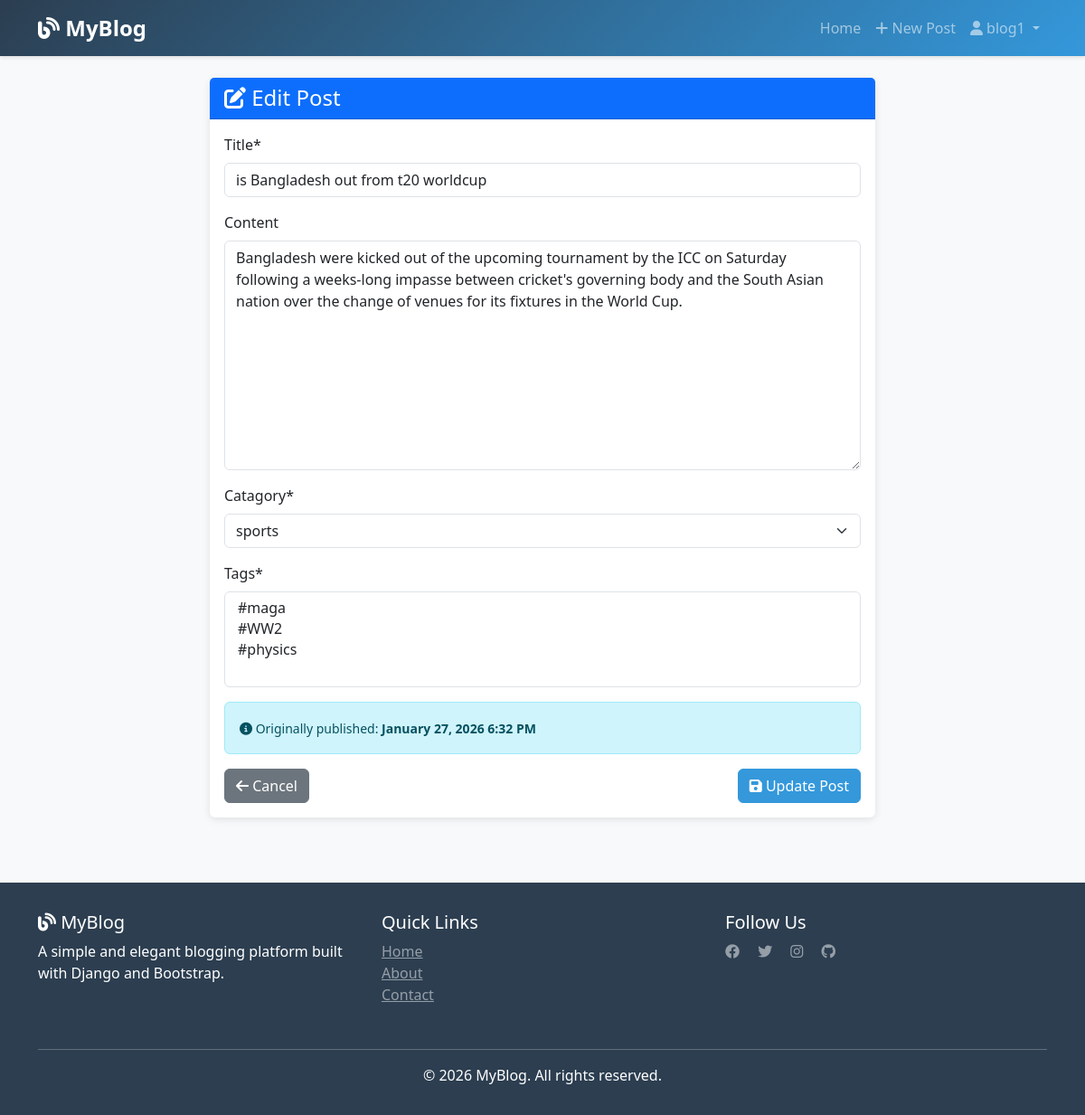
Screenshot of /post/3/update/ (signed in) with the database file from the repository.
### blog/models.py (models this page shows, shortened)
class Post(models.Model):
    title=models.CharField(max_length=100)
    content=RichTextField(blank=True, null=True)
    author=models.ForeignKey(User, on_delete=models.CASCADE)
    created_at=models.DateTimeField(auto_now_add=True)
    updated_at=models.DateTimeField(auto_now=True)
    Catagory=models.ForeignKey(Catagory, on_delete=models.SET_NULL , null=True)
    tags=models.ManyToManyField(Tag)
    view_count=models.PositiveBigIntegerField(default=0)
    liked_users=models.ManyToManyField(User, related_name='liked_posts')

### blog/views.py (the view)
# urls.py: path('post/<int:id>/update/', views.post_update, name='post_update'),
@login_required
def post_update(request,id):
   post=get_object_or_404(Post,id=id)
   if request.method=='POST':
      form= PostForm(data=request.POST,instance=post)
      if form.is_valid():
          post.save()
          return redirect('post_detail',id=post.id)
   else:
         form=PostForm(instance=post)
   return render(request,'blog/post_create.html',{'form': form})

### blog/forms.py
class PostForm(forms.ModelForm):
    class Meta:
        model = Post
        fields = ['title', 'content', 'Catagory', 'tags']

### blog/models.py (called while the page is built)
    def __str__(self):
        return self.name

    def __str__(self):
        return self.name

### templates/blog/post_create.html (shortened to what this page needs)
{% extends 'base.html' %}
{% load crispy_forms_tags %}
{% block content %}
<div class="row justify-content-center">
    <div class="col-lg-8">
        <div class="card">
            <div class="card-header bg-primary text-white">
                <h4 class="mb-0">
                    {% if form.instance.pk %}
                        <i class="fas fa-edit"></i> Edit Post
                    {% else %}
                        <i class="fas fa-pen-fancy"></i> Create New Post
                    {% endif %}
                </h4>
            </div>
            <div class="card-body">
                <form method="POST">
                    {{ form|crispy }}
                    {% if form.instance.pk %}
                    <div class="alert alert-info mb-3">
                        <small>
                            <i class="fas fa-info-circle"></i>
                            Originally published: <strong>{{ form.instance.created_at|date:"F d, Y g:i A" }}</strong>
                        </small>
                    </div>
                    {% endif %}
                    <div class="d-flex gap-2 justify-content-between">
                        <div>
                            {% if form.instance.pk %}
                                <a href="{% url 'post_detail' form.instance.id %}" class="btn btn-secondary">
                                    <i class="fas fa-arrow-left"></i> Cancel
                                </a>
                            {% else %}
                                <a href="{% url 'post_list' %}" class="btn btn-secondary">
                                    <i class="fas fa-arrow-left"></i> Cancel
                                </a>
                            {% endif %}
                        </div>
                        <button type="submit" class="btn btn-primary">
                            <i class="fas fa-save"></i>
                            {% if form.instance.pk %}Update Post{% else %}Publish Post{% endif %}
                        </button>
                    </div>
                </form>
            </div>
        </div>
    </div>
</div>
{% endblock %}

### templates/base.html (shortened to what this page needs)
<!DOCTYPE html>
<html lang="en">
<head>
    <link href="https://cdn.jsdelivr.net/npm/bootstrap@5.3.0/dist/css/bootstrap.min.css" rel="stylesheet">
    <link rel="stylesheet" href="https://cdnjs.cloudflare.com/ajax/libs/font-awesome/6.4.0/css/all.min.css">
</head>
<body>
    <nav class="navbar navbar-expand-lg navbar-dark">
        <div class="container">
            <a class="navbar-brand" href="{% url 'post_list' %}">
                <i class="fas fa-blog"></i> MyBlog
            </a>
            <div class="collapse navbar-collapse" id="navbarNav">
                <ul class="navbar-nav ms-auto">
                    <li class="nav-item">
                        <a class="nav-link" href="{% url 'post_list' %}">Home</a>
                    </li>
                    {% if user.is_authenticated %}
                        <li class="nav-item">
                            <a class="nav-link" href="{% url 'post_create' %}">
                                <i class="fas fa-plus"></i> New Post
                            </a>
                        </li>
                        <li class="nav-item dropdown">
                            <a class="nav-link dropdown-toggle" href="#" id="userDropdown" role="button" data-bs-toggle="dropdown">
                                <i class="fas fa-user"></i> {{ user.username }}
                            </a>
                        </li>
                    {% endif %}
                </ul>
            </div>
        </div>
    </nav>
    <main>
        <div class="container my-4">
            {% block content %}{% endblock %}
        </div>
    </main>
    <footer>
        <div class="container">
            <div class="row">
                <div class="col-md-4 mb-3">
                    <h5><i class="fas fa-blog"></i> MyBlog</h5>
                    <p>A simple and elegant blogging platform built with Django and Bootstrap.</p>
                </div>
                <div class="col-md-4 mb-3">
                    <h5>Quick Links</h5>
                    <ul class="list-unstyled">
                        <li><a href="{% url 'post_list' %}" class="text-white-50">Home</a></li>
                        <li><a href="#" class="text-white-50">About</a></li>
                        <li><a href="#" class="text-white-50">Contact</a></li>
                    </ul>
                </div>
                <div class="col-md-4 mb-3">
                    <h5>Follow Us</h5>
                    <a href="#" class="text-white-50 me-3"><i class="fab fa-facebook"></i></a>
                    <a href="#" class="text-white-50 me-3"><i class="fab fa-twitter"></i></a>
                    <a href="#" class="text-white-50 me-3"><i class="fab fa-instagram"></i></a>
                    <a href="#" class="text-white-50"><i class="fab fa-github"></i></a>
                </div>
            </div>
            <hr class="bg-white-50">
            <div class="text-center">
                <p class="mb-0">&copy; 2026 MyBlog. All rights reserved.</p>
            </div>
        </div>
    </footer>
</body>
</html>

### templates/base.html (style rules this page uses)
:root { --primary-color: #2c3e50; --secondary-color: #3498db; }
body { display: flex; flex-direction: column; min-height: 100vh; background-color: #f8f9fa; }
main { flex: 1; }
.navbar { background: linear-gradient(135deg, var(--primary-color) 0%, var(--secondary-color) 100%); box-shadow: 0 2px 4px rgba(0,0,0,0.1); }
.navbar-brand { font-weight: 700; font-size: 1.5rem; }
.card { border: none; box-shadow: 0 2px 8px rgba(0,0,0,0.1); transition: transform 0.3s ease, box-shadow 0.3s ease; }
.btn-primary { background-color: var(--secondary-color); border-color: var(--secondary-color); }
footer { background-color: var(--primary-color); color: white; padding: 2rem 0; margin-top: 3rem; }

### rows the page displays
Post: title "is Bangladesh out from t20 worldcup", content "Bangladesh were kicked out of the upcoming tournament by the ICC on Saturday following a weeks-long impasse between cricket's governing body and the South Asian nation over the change of venues for its fixtures in the World Cup.", Catagory "sports", instance.created_at "January 27, 2026 6:32 PM"

### other values shown
{{ user.username }} "blog1"
